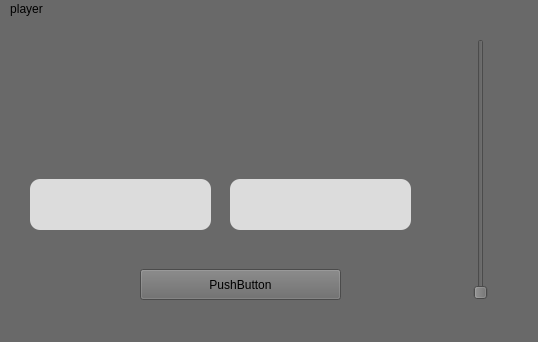
<?xml version="1.0" encoding="UTF-8"?>
<ui version="4.0">
 <class>MainWindow</class>
 <widget class="QMainWindow" name="MainWindow">
  <property name="geometry">
   <rect>
    <x>0</x>
    <y>0</y>
    <width>538</width>
    <height>342</height>
   </rect>
  </property>
  <property name="windowTitle">
   <string>MainWindow</string>
  </property>
  <property name="styleSheet">
   <string notr="true">QWidget{
	background-color: DimGrey;
}</string>
  </property>
  <widget class="QWidget" name="centralwidget">
   <widget class="QPushButton" name="play">
    <property name="geometry">
     <rect>
      <x>30</x>
      <y>160</y>
      <width>181</width>
      <height>51</height>
     </rect>
    </property>
    <property name="styleSheet">
     <string notr="true">border-radius: 10px; font: 8pt &quot;Arial&quot;; font: 8pt &quot;Arial&quot;; font-weight: bold; color: white; transition: .2s linear; background: Gainsboro; hover box-shadow: 0 0 0 2px white, 0 0 0 4px #3C82F8;</string>
    </property>
    <property name="text">
     <string/>
    </property>
   </widget>
   <widget class="QPushButton" name="pushButton_2">
    <property name="geometry">
     <rect>
      <x>230</x>
      <y>160</y>
      <width>181</width>
      <height>51</height>
     </rect>
    </property>
    <property name="styleSheet">
     <string notr="true">border-radius: 10px; font: 8pt &quot;Arial&quot;; font: 8pt &quot;Arial&quot;; font-weight: bold; color: white; transition: .2s linear; background: Gainsboro; hover box-shadow: 0 0 0 2px white, 0 0 0 4px #3C82F8;</string>
    </property>
    <property name="text">
     <string/>
    </property>
   </widget>
   <widget class="QLabel" name="label_2">
    <property name="geometry">
     <rect>
      <x>120</x>
      <y>70</y>
      <width>211</width>
      <height>16</height>
     </rect>
    </property>
    <property name="text">
     <string/>
    </property>
   </widget>
   <widget class="QSlider" name="verticalSlider">
    <property name="geometry">
     <rect>
      <x>460</x>
      <y>20</y>
      <width>41</width>
      <height>261</height>
     </rect>
    </property>
    <property name="styleSheet">
     <string notr="true">html{
  background:#e74c3c;
}

form{
  width:260px;
  height:260px;
  margin:0 auto;
}

input[type=&quot;range&quot;]{
  -webkit-appearance:none;
  width:160px;
  height:20px;
  margin:10px 50px;
  background: linear-gradient(to right, #9A2720 0%, #9A2720 100%);
  background-size:150px 10px;
  background-position:center;
  background-repeat:no-repeat;
  overflow:hidden;
  outline: none;
}

input[type=&quot;range&quot;]:first-of-type{
  margin-top:30px;
}

input[type=&quot;range&quot;]::-webkit-slider-thumb{
  -webkit-appearance:none;
  width:20px;
  height:20px;
  background:#F26B5E;
  position:relative;
  z-index:3;
  box-shadow:0 0 5px 0 rgba(0,0,0,0.3);
}

input[type=&quot;range&quot;]::-webkit-slider-thumb:after{
  content:&quot; &quot;;
  width:160px;
  height:10px;
  position:absolute;
  z-index:1;
  right:20px;
  top:5px;
  background: #ff5b32;
  background: linear-gradient(to right, #f088fc 1%, #AC6CFF 70%);
}

p{
  width:100%;
  text-align:center;
  color:white;
  font-family: 'HelveticaNeue-UltraLight', 'Helvetica Neue UltraLight', Roboto, Arial, Sans-serif;
  font-size:32px;
  margin-top:30px;
}
</string>
    </property>
    <property name="orientation">
     <enum>Qt::Vertical</enum>
    </property>
   </widget>
   <widget class="QPushButton" name="push_button">
    <property name="geometry">
     <rect>
      <x>140</x>
      <y>250</y>
      <width>201</width>
      <height>31</height>
     </rect>
    </property>
    <property name="text">
     <string>PushButton</string>
    </property>
   </widget>
  </widget>
  <widget class="QMenuBar" name="menubar">
   <property name="geometry">
    <rect>
     <x>0</x>
     <y>0</y>
     <width>538</width>
     <height>20</height>
    </rect>
   </property>
   <widget class="QMenu" name="menuplayer">
    <property name="title">
     <string>player</string>
    </property>
    <addaction name="actionopen_file"/>
   </widget>
   <addaction name="menuplayer"/>
  </widget>
  <widget class="QStatusBar" name="statusbar"/>
  <action name="actionopen_file">
   <property name="text">
    <string>open file</string>
   </property>
  </action>
 </widget>
 <resources/>
 <connections/>
</ui>
